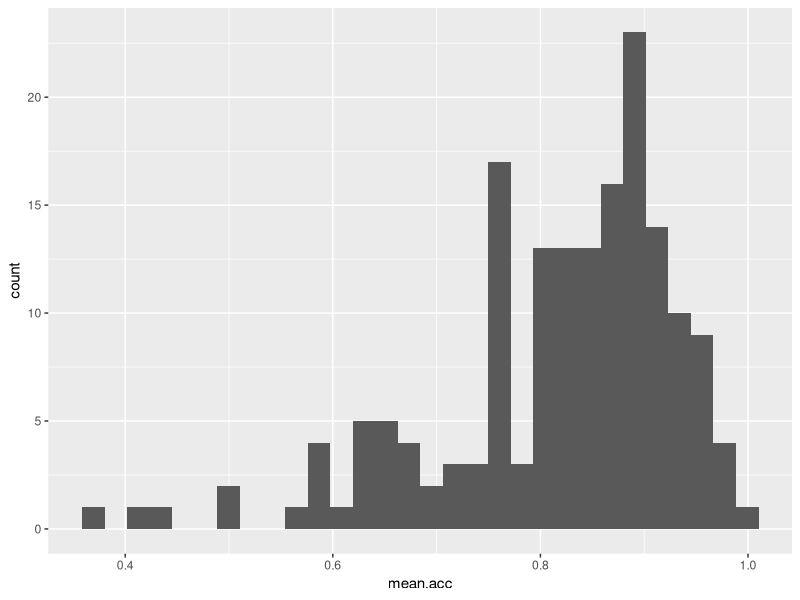
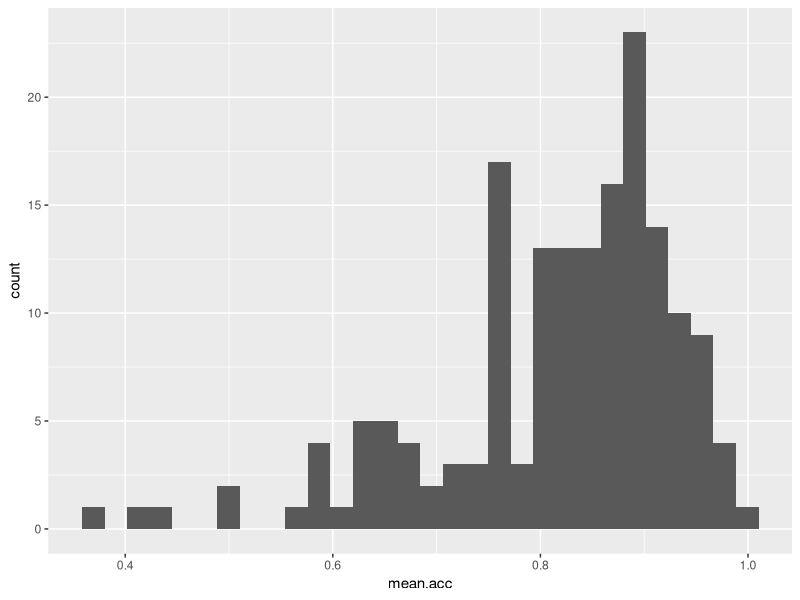
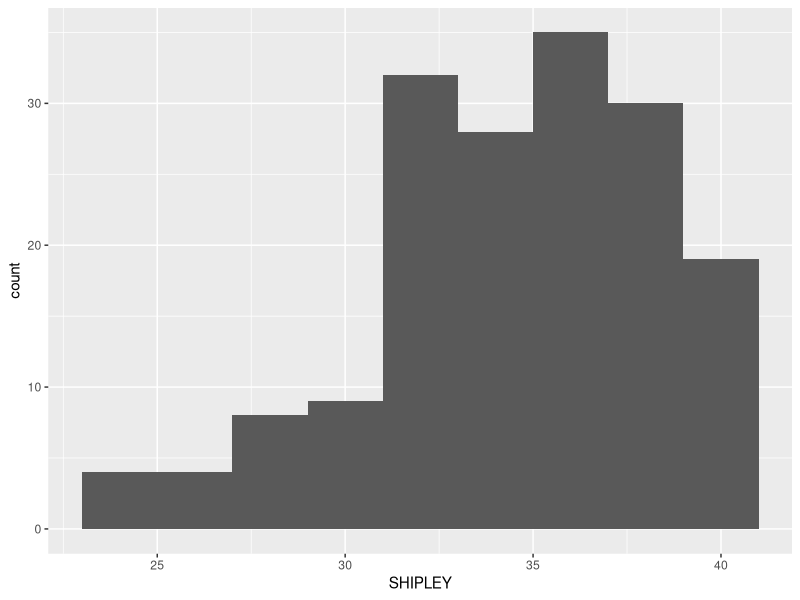
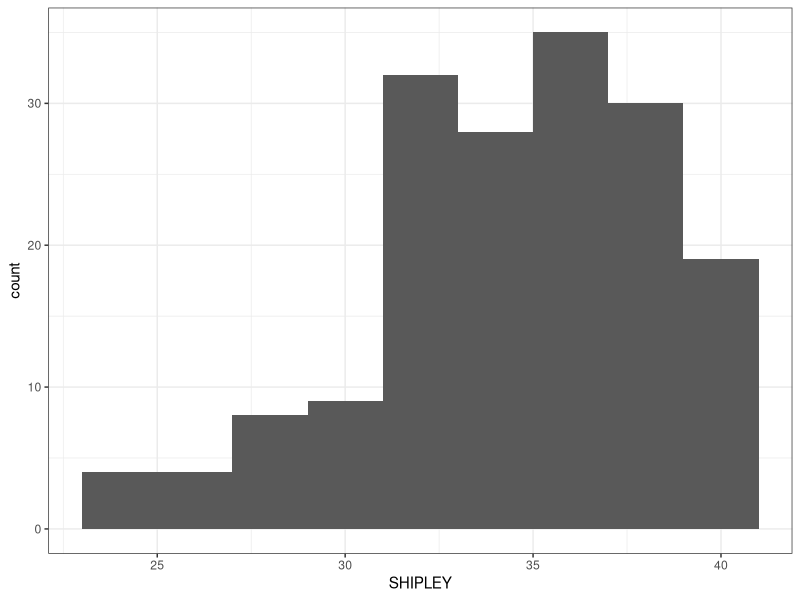
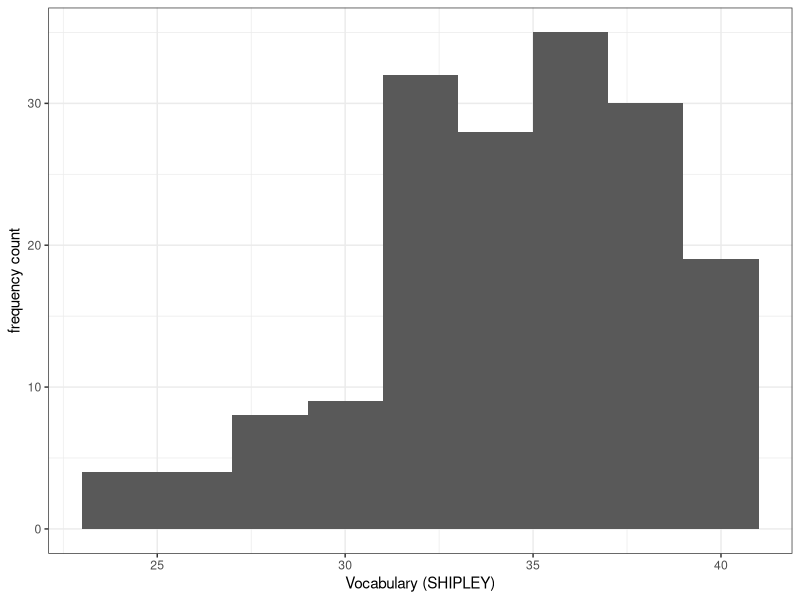
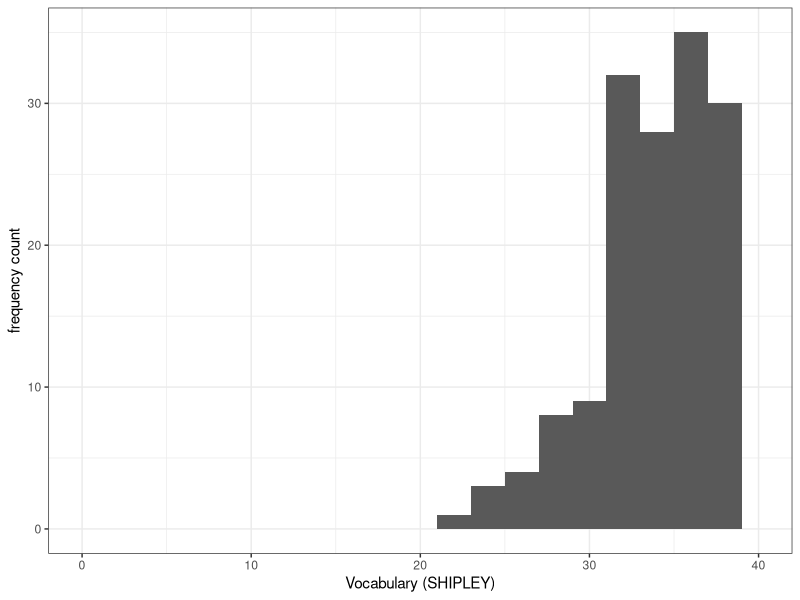
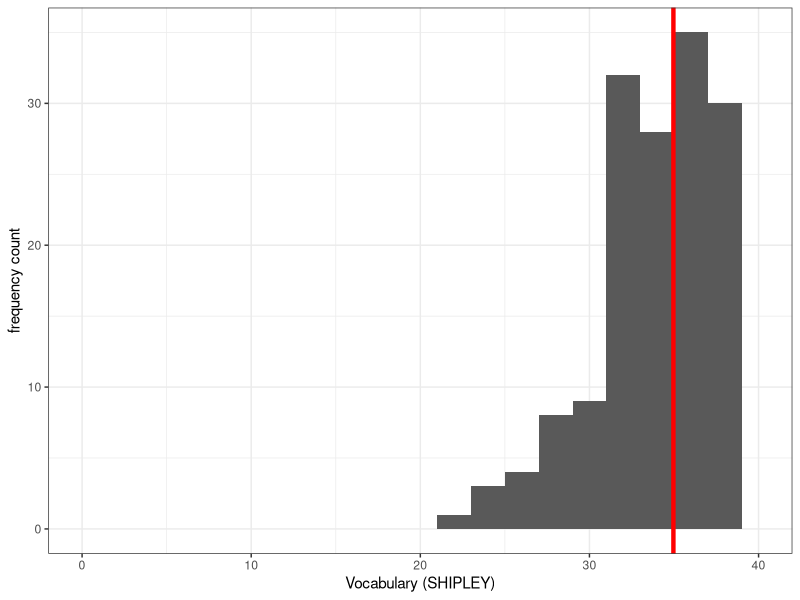
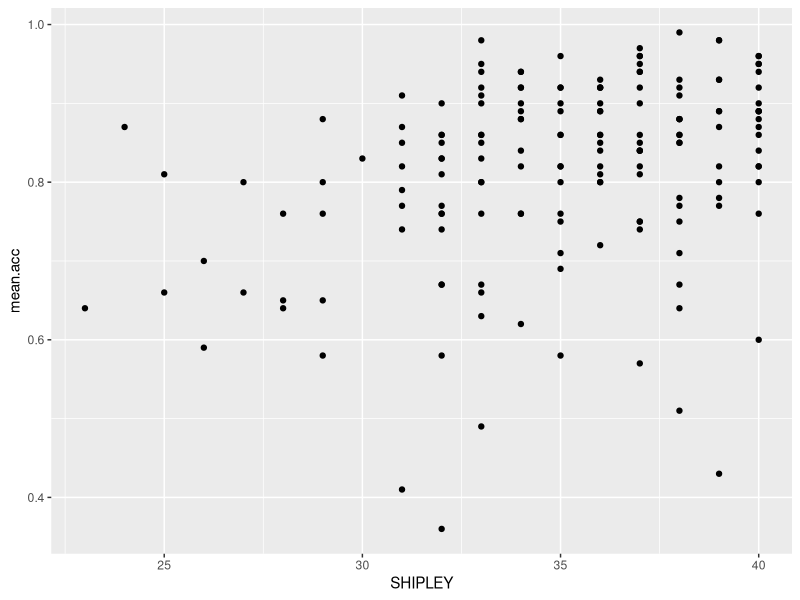

Recreate these plots in R, in order.
## ---- chunk 1
#| echo: false
#| warning: false
library(kableExtra)
library(patchwork)
library(tidyverse)
## ---- chunk 2
#| warning: false
#| echo: false
# -- code to read in the aggregated subject level data from the clearly-understood data set

# -- study one
study.one.gen <- read_csv("study-one-general-participants.csv")

# -- study two
study.two.gen <- read_csv("study-two-general-participants.csv")
## ---- chunk 3
#| warning: false
#| echo: false
kable(head(study.two.gen))
## ---- chunk 4
summary(study.one.gen)
## ---- chunk 5
ggplot(data = study.one.gen, aes(x = mean.acc)) + geom_histogram()
## ---- chunk 6
ggplot(data = study.one.gen, aes(x = mean.acc)) + 
  geom_histogram()
## ---- chunk 7
ggplot(data = study.one.gen, aes(x = SHIPLEY)) + 
  geom_histogram(binwidth = 2)
## ---- chunk 8
ggplot(data = study.one.gen, aes(x = SHIPLEY)) + 
  geom_histogram(binwidth = 2) +
  theme_bw()
## ---- chunk 9
ggplot(data = study.one.gen, aes(x = SHIPLEY)) + 
  geom_histogram(binwidth = 2) +
  theme_bw() +
  labs(x = "Vocabulary (SHIPLEY)", y = "frequency count")
## ---- chunk 10
ggplot(data = study.one.gen, aes(x = SHIPLEY)) + 
  geom_histogram(binwidth = 2) +
  theme_bw() +
  labs(x = "Vocabulary (SHIPLEY)", y = "frequency count") +
  xlim(0,40)
## ---- chunk 11
ggplot(data = study.one.gen, aes(x = SHIPLEY)) + 
  geom_histogram(binwidth = 2) +
  theme_bw() +
  labs(x = "Vocabulary (SHIPLEY)", y = "frequency count") +
  xlim(0,40) +
  geom_vline(xintercept = mean(study.one.gen$SHIPLEY), colour = "red", linewidth = 1.5)
## ---- chunk 12
ggplot(data = study.one.gen, aes(x = SHIPLEY, y = mean.acc)) +
  geom_point()
## ---- chunk 13
ggplot(data = study.one.gen, aes(x = SHIPLEY, y = mean.acc)) +
  geom_point(alpha = 0.5, size = 2, colour = "blue", shape = 'square') 
## ---- chunk 14
ggplot(data = study.one.gen, aes(x = SHIPLEY, y = mean.acc)) +
  geom_point(alpha = 0.5, size = 2, colour = "blue", shape = 'square')   +
  theme_bw()
## ---- chunk 15
ggplot(data = study.one.gen, aes(x = SHIPLEY, y = mean.acc)) +
  geom_point(alpha = 0.5, size = 2, colour = "blue", shape = 'square')   +
  theme_bw() +
  labs(x = "Vocabulary (SHIPLEY)", y = "mean accuracy")
## ---- chunk 16
ggplot(data = study.one.gen, aes(x = SHIPLEY, y = mean.acc)) +
  geom_point(alpha = 0.5, size = 2, colour = "blue", shape = 'square')   +
  theme_bw() +
  labs(x = "SHIPLEY", y = "mean accuracy") +
  xlim(0, 40) + ylim(0, 1)
## ---- chunk 17
cor.test(study.one.gen$SHIPLEY, study.one.gen$mean.acc, method = "pearson",  alternative = "two.sided")
## ---- chunk 18
model <- lm(mean.acc ~ SHIPLEY, data = study.one.gen)
summary(model)
## ---- chunk 19
model <- lm(mean.acc ~ SHIPLEY, data = study.one.gen)
summary(model)
## ---- chunk 20
ggplot(data = study.one.gen, aes(x = SHIPLEY, y = mean.acc)) +
  geom_point(alpha = 0.5, size = 2, colour = "blue", shape = 'square')   +
  geom_abline(intercept = 0.44914, slope = 0.01050, colour = "red", linewidth = 1.5) +
  theme_bw() +
  labs(x = "SHIPLEY", y = "mean accuracy") +
  xlim(0, 40) + ylim(0, 1)
## ---- chunk 21
ggplot(data = study.one.gen, aes(x = SHIPLEY, y = mean.acc)) +
  # geom_point(alpha = 0.5, size = 2, colour = "blue", shape = 'square')   +
  geom_smooth(method = 'lm', colour = "purple", alpha = .2, linewidth = 2.5, se = FALSE) +
  geom_abline(intercept = 0.44914, slope = 0.01050, colour = "red", linewidth = 1) +
  theme_bw() +
  labs(x = "SHIPLEY", y = "mean accuracy") +
  xlim(0, 40) + ylim(0, 1)  
## ---- chunk 22
rm(list=ls())
## ---- chunk 23
library("tidyverse")
## ---- chunk 24
study.two.gen <- read_csv("study-two-general-participants.csv")
## ---- chunk 25
summary(study.two.gen)
## ---- chunk 26
ggplot(data = study.two.gen, aes(x = SHIPLEY)) + 
  geom_histogram()
## ---- chunk 27
ggplot(data = study.two.gen, aes(x = SHIPLEY, y = mean.acc)) +
  geom_point()

ggplot(data = study.two.gen, aes(x = HLVA, y = mean.acc)) +
  geom_point()

ggplot(data = study.two.gen, aes(x = AGE, y = mean.acc)) +
  geom_point()
## ---- chunk 28
model <- lm(mean.acc ~ HLVA, data = study.two.gen)
summary(model)
## ---- chunk 29
ggplot(data = study.two.gen, aes(x = HLVA, y = mean.acc)) +
  geom_point(alpha = 0.5, size = 2, colour = "blue", shape = 'square')   +
  geom_abline(intercept = 0.522016, slope = 0.026207,
              colour = "red", size = 1.5) +
  theme_bw() +
  labs(x = "HLVA", y = "mean accuracy") +
  xlim(0, 15) + ylim(0, 1)
